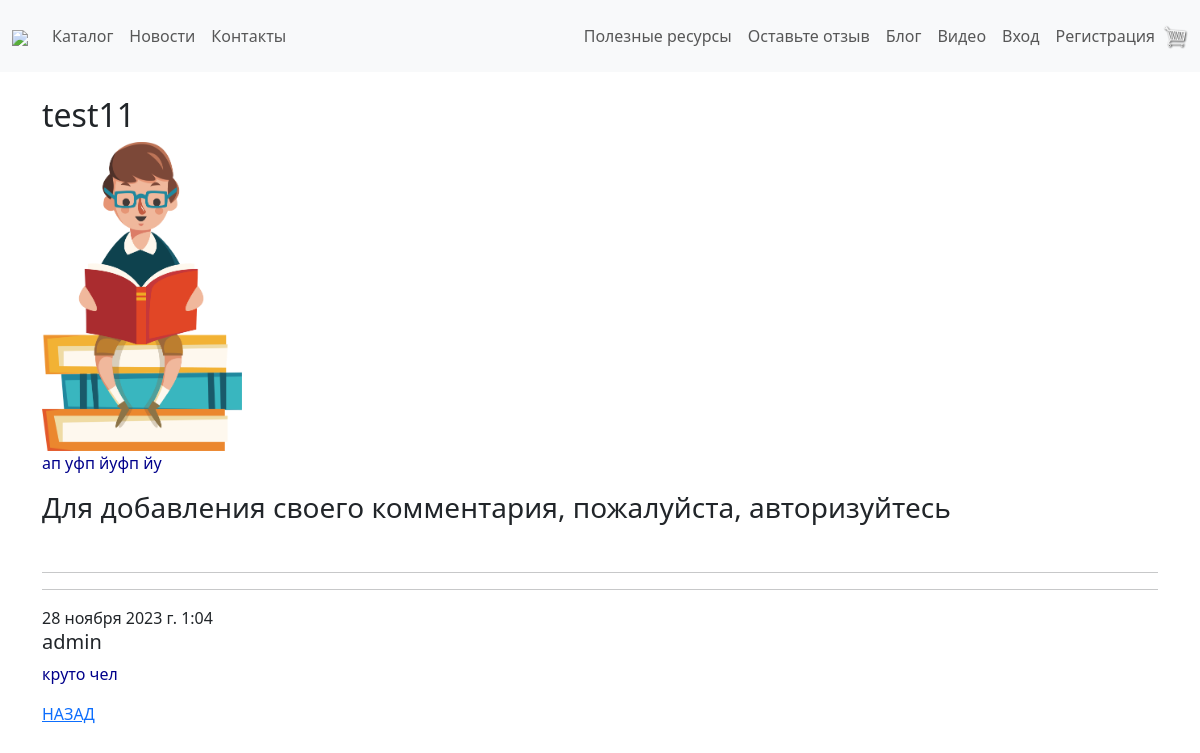
The page /blogpost/3/ on the database its author committed.
### store/models.py (models this page shows, shortened)
class Blog(models.Model):
    title = models.CharField(max_length=100, unique_for_date='posted', verbose_name='Заголовок')
    author = models.ForeignKey(User, null=True, blank=True, on_delete=models.SET_NULL, verbose_name="Автор")
    description = models.TextField(verbose_name='Краткое содержание')
    content = models.TextField(verbose_name='Полное содержание')
    posted = models.DateTimeField(default=datetime.now(), db_index=True, verbose_name='Опубликована')
    image = models.FileField(default="temp.jpg", verbose_name='Путь к картинке')
    class Meta:
        db_table = 'Posts'
        ordering = ['-posted']
        verbose_name = 'Статья блога'
        verbose_name_plural = 'Статья блога'

class Comment(models.Model):
    text = models.TextField(verbose_name="Текст комментария")
    date = models.DateTimeField(default=datetime.now(), db_index=True, verbose_name="Дата комментария")
    author = models.ForeignKey(User, on_delete=models.CASCADE, verbose_name="Автор комментария", related_name="comments_as_author")
    post = models.ForeignKey(Blog, on_delete=models.CASCADE, verbose_name="Статья комментария", related_name="comments_as_post")
    class Meta:
        db_table = "Comment"
        ordering = ["-date"]
        verbose_name = 'Комментарий к статье блога'
        verbose_name_plural = 'Комментарии к статьям блога'

### store/views.py (the view, shortened to what this page needs)
# urls.py: path('blogpost/<int:parametr>/', views.blogpost, name="blogpost"),
def blogpost(request, parametr):
    assert isinstance(request, HttpRequest)
    post_1 = Blog.objects.get(id=parametr)
    comments = Comment.objects.filter(post=parametr)
    form = CommentForm()
    return render(
        request,
        'store/blogpost.html',
        {
            'post_1': post_1,
            'comments': comments,
            'form': form,
            'year': datetime.now().year,
        }
    )

### store/templates/store/blogpost.html
{% extends 'store/main.html' %}
{% load static %}
{% block content %}
    <h2>{{ post_1.title }}</h2>
    {% if post_1.image and post_1.image.url != "/media/temp.jpg" %}
    <img src="{{ post_1.image.url }}" alt="kartinka" width="200">
    {% endif %}
    <p>{{ post_1.content|linebreaksbr }}</p>
    {% if user.is_authenticated %}
        <h3>Добавить комментарий</h3>
        <form method="post">
            {% csrf_token %}
            <div>
                {{ form.as_p }}
                <button type="submit" class="btn btn-warning">Отправить комментарий</button>
            </div>
        </form>
    {% else %}
        <h3>Для добавления своего комментария, пожалуйста, авторизуйтесь</h3>
    {% endif %}
    <br/>
    <hr/>
    {% for comment in comments %}
        <hr/>
        <h7>{{ comment.date }}</h7>
        <h5>{{ comment.author }}</h5>
        <p>{{ comment.text|linebreaksbr }}</p>
    {% endfor %}
    <p><a href="{% url 'blog' %}">НАЗАД</a></p>
{% endblock %}

### store/templates/store/main.html (shortened to what this page needs)
<!DOCTYPE html>
{% load static %}
<html lang="ru">
<head>
    <link href="https://cdn.jsdelivr.net/npm/bootstrap@5.3.2/dist/css/bootstrap.min.css" rel="stylesheet"
>
    <link rel="stylesheet" type="text/css" href="{% static 'css/main.css' %}">
</head>
<body>
<nav class="navbar navbar-expand-lg bg-body-tertiary d-flex justify-space-between">
    <div class="container-fluid">
        <a class="navbar-brand" href="{% url 'store' %}">
            <img width="50" src="{% static 'images/main.png' %}">
        </a>
        <div class="collapse navbar-collapse" id="navbarNavAltMarkup">
            <div class="navbar-nav">
                <a class="nav-link" href="{% url 'catalog' %}">Каталог</a>
                <a class="nav-link" href="{% url 'news' %}">Новости</a>
                <a class="nav-link" href="{% url 'contacts' %}">Контакты</a>
            </div>
        </div>
        <div class="navbar navbar-expand-lg bg-body-tertiary d-flex justify-space-between">
            <div class="navbar-nav">
                <a class="nav-link" href="{% url 'links' %}">Полезные ресурсы</a>
            </div>
            <div class="navbar-nav">
                <a class="nav-link" href="{% url 'forms' %}">Оставьте отзыв</a>
            </div>
            <div class="navbar-nav">
                <a class="nav-link" href="{% url 'blog' %}">Блог</a>
            </div>
            <div class="navbar-nav">
                <a class="nav-link" href="{% url 'videopost' %}">Видео</a>
            </div>
            {% if user.is_authenticated %}
                <div class="navbar-nav">
                    <a class="nav-link" href={% url 'store' %}>{{ user.username }}</a>
                </div>
                <div class="navbar-nav">
                    <a class="nav-link" href="{% url 'logout' %}">Выйти</a>
                </div>
            {% else %}
                <div class="navbar-nav">
                    <a class="nav-link" href="{% url 'login' %}">Вход</a>
                </div>
                <div class="navbar-nav">
                    <a class="nav-link" href="{% url 'registration' %}">Регистрация</a>
                </div>
            {% endif %}
            <a href="{% url 'cart' %}">
                <img width="25" src="{% static 'images/cart.png' %}">
            </a>
        </div>
    </div>
</nav>
<div class="container">
    <br>
    {% block content %}
    {% endblock content %}
</div>
</body>
</html>

### static/css/main.css (style rules this page uses)
p { color: darkblue; }

### rows shown on the page
Blog: title "test11", image (picture), content "ап уфп йуфп йу"
Comment: date "28 ноября 2023 г. 1:04", author "admin", text "круто чел"
